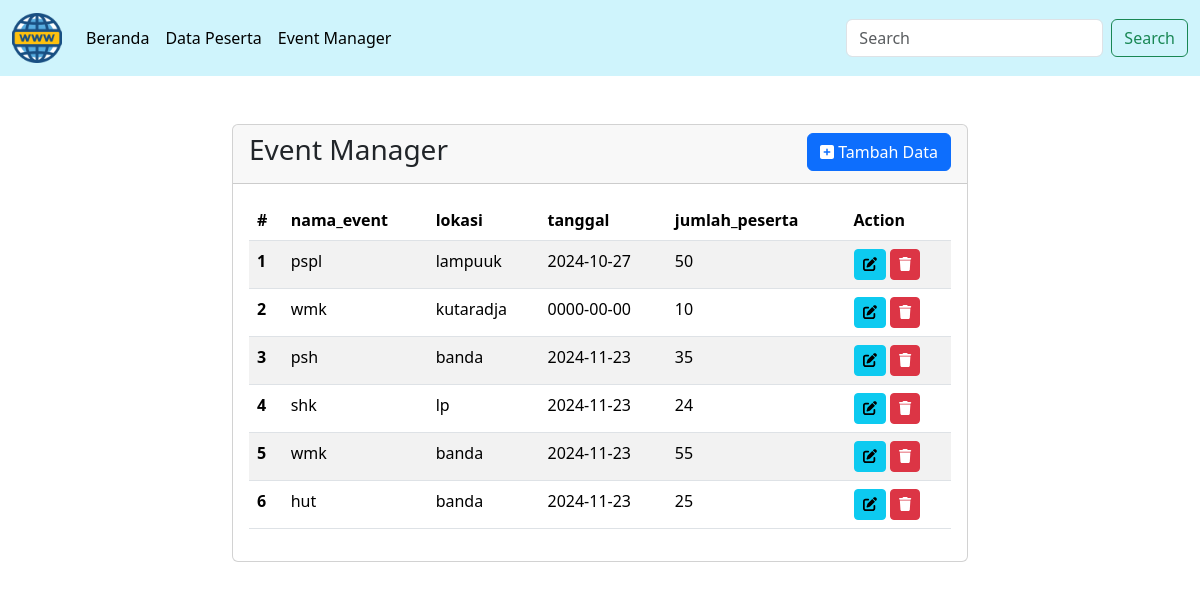
The app's page /event/index.php with its own data.
### tables this page shows
CREATE TABLE `tbl_event` (
  `id_event` int(11) NOT NULL,
  `nama_event` varchar(100) NOT NULL,
  `lokasi` varchar(50) NOT NULL,
  `tanggal` date NOT NULL,
  `jumlah_peserta` int(5) NOT NULL
);

### event/index.php (the view, shortened to what this page needs)
<!DOCTYPE html>
<html lang="en">
<head>
    <link rel="stylesheet" href="../css/bootstrap.css">
    <link rel="stylesheet" href="../css/all.css">
</head>
<body>
<?php
    include_once('../navbar.php');
?>
<div class="container">
    <div class="row mt-5">
        <div class="col-8 m-auto">
            <div class="card">
            <div class="card-header">
                <h3 class="float-start">Event Manager</h3>
                <span class="float-end"><a class="btn btn-primary" href="form.php"><i class="fa-solid fa-square-plus"></i> Tambah Data</a></span>
            </div>
            <div class="card-body">
            <table class="table table-striped">
                <thead>
                    <tr>
                        <th scope="col">#</th>
                        <th scope="col">nama_event</th>
                        <th scope="col">lokasi</th>
                        <th scope="col">tanggal</th>
                        <th scope="col">jumlah_peserta</th>
                        <th scope="col">Action</th>
                    </tr>
                </thead>
                <tbody>
                    <?php
                    include("../koneksi.php");
                    $tampil = "SELECT * FROM tbl_event";
                    $proses = mysqli_query($koneksi, $tampil);
                    $nomor = 1;
                    foreach($proses as $data){
                    ?>
                    <tr>
                        <th scope="row"><?=$nomor++?></th>
                        <td><?=$data['nama_event']?></td>
                        <td><?=$data['lokasi']?></td>
                        <td><?=$data['tanggal']?></td>
                        <td><?=$data['jumlah_peserta']?></td>
                        <td>
                            <a class="btn btn-info btn-sm" href="edit.php?nama_event=<?=$data['nama_event']?>"><i class="fa fa-pen-to-square"></i></a>
                            <button type="button" class="btn btn-danger btn-sm" data-bs-toggle="modal" data-bs-target="#hapus<?=$data['nama_event']?>">
                            <i class="fa-solid fa-trash"></i>
                            </button>
                        </td>
                    </tr>
                    <?php
                    }
                    ?>
                </tbody>
            </table>
            </div>
            </div>
        </div>
    </div>
</div>
</body>
</html>

### navbar.php (shortened to what this page needs)
<nav class="navbar navbar-expand-lg bg-info-subtle">
  <div class="container-fluid">
  <a class="navbar-brand" href="#">
  <img src="/UTS_IHWAN/logo/internet.png" alt="Brand Logo" type="image" width="50" height="50"></a>
    <div class="collapse navbar-collapse" id="navbarSupportedContent">
      <ul class="navbar-nav me-auto mb-2 mb-lg-0">
        <li class="nav-item">
          <a class="nav-link active" aria-current="page" href="/UTS_IHWAN/index.php">Beranda</a>
        </li>
        <li class="nav-item">
          <a class="nav-link active" aria-current="page" href="#">Data Peserta</a>
        </li>
        <li class="nav-item">
          <a class="nav-link active" aria-current="page" href="/UTS_IHWAN/event/index.php">Event Manager</a>
        </li>
      </ul>
      <form class="d-flex" role="search">
        <input class="form-control me-2" type="search" placeholder="Search" aria-label="Search">
        <button class="btn btn-outline-success" type="submit">Search</button>
      </form>
    </div>
  </div>
</nav>

### records on screen
tbl_event: nama_event "pspl", lokasi "lampuuk", tanggal "2024-10-27", jumlah_peserta "50"
tbl_event: nama_event "wmk", lokasi "kutaradja", tanggal "0000-00-00", jumlah_peserta "10"
tbl_event: nama_event "psh", lokasi "banda", tanggal "2024-11-23", jumlah_peserta "35"
tbl_event: nama_event "shk", lokasi "lp", tanggal "2024-11-23", jumlah_peserta "24"
tbl_event: nama_event "wmk", lokasi "banda", tanggal "2024-11-23", jumlah_peserta "55"
tbl_event: nama_event "hut", lokasi "banda", tanggal "2024-11-23", jumlah_peserta "25"
